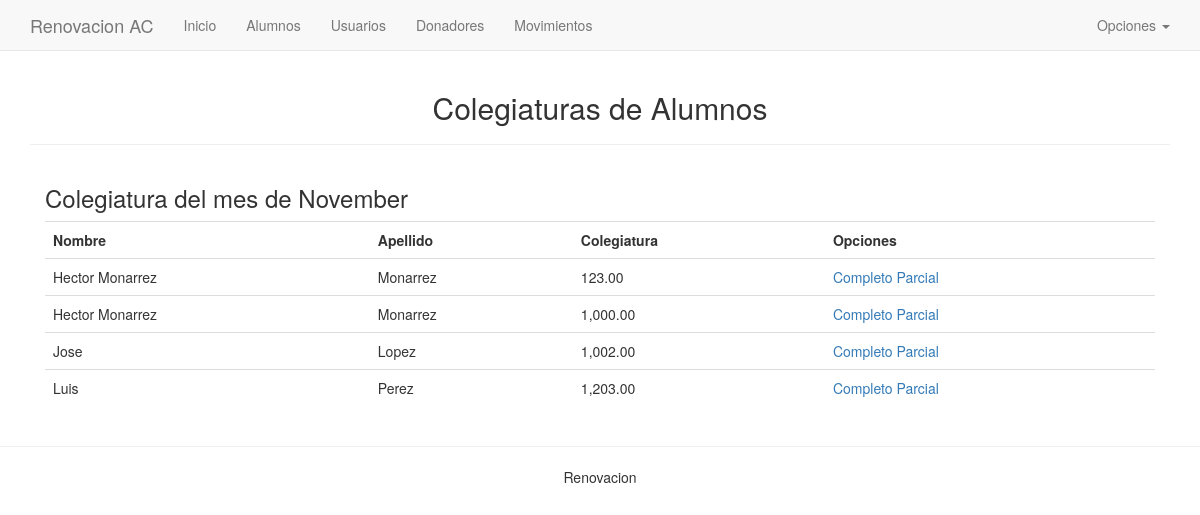
Screenshot of /public/alumnos/colegiaturas.php with the database file from the repository.
### tables this page shows
CREATE TABLE `alumnos` (
  `id` int(11) NOT NULL AUTO_INCREMENT,
  `nombre` varchar(250) DEFAULT NULL,
  `apellido` varchar(250) DEFAULT NULL,
  `direccion` varchar(250) DEFAULT NULL,
  `bod` date DEFAULT NULL,
  `colegiatura` double DEFAULT NULL,
  `fecha_ingreso` date DEFAULT NULL,
  PRIMARY KEY (`id`)
);

### includes/Database.php (called while the page is built, shortened)
<?php
class Database {
    private function connect(){
        $this->con=mysqli_connect(HOST,USER,PASSWORD,DATABASE);
    }
}
$Database=new Database();
?>

### includes/functions.php (called while the page is built, shortened)
<?php
require_once("Database.php");
function exec_query($sql){
	global $Database;
	$result_set= mysqli_query($Database->con, $sql);
	return $result_set;
}
function fetch($res){
	return mysqli_fetch_assoc($res);
}
function html_prep($string){
	return nl2br(html_entity_decode(ucfirst(($string))));
}
function money($number){
	return money_format('%.2n',$number);
}
?>

### public/alumnos/colegiaturas.php (the view, shortened to what this page needs)
<?php
$month=date("m",strtotime('today'));
$sql="SELECT a.* FROM alumnos a WHERE id NOT IN (SELECT aid FROM colegiaturas WHERE month(created_date)={$month})";
$res=exec_query($sql);
$output="";
while($row=fetch($res)){
    $id=$row["id"];
    $nombre=html_prep($row["nombre"]);
    $apellido=html_prep($row["apellido"]);
    $colegiatura=money($row["colegiatura"]);
    $output.="<tr><td>{$nombre}</td>";
    $output.="<td>{$apellido}</td>";
    $output.="<td>{$colegiatura}</td>";
    $output.="<td class='aid-holder'><span class='pago-trigger-completo' aid='{$id}' nombre='{$nombre}'><a data-toggle='modal' data-target='#pago-completo'>Completo</a></span> <span class='pago-trigger-parcial' aid='{$id}' nombre='{$nombre}'><a data-toggle='modal' data-target='#pago-parcial'>Parcial</a></span></td></tr>";
}
$title="Alumnos";
$subtitle="Colegiaturas de {$title}";
require_once HEADER;
?>
<div class="col-md-12 table-responsive">
    <h3>Colegiatura del mes de <?php echo date('F',strtotime('today')); ?></h3>
    <table class="table table-hover">
        <tr>
            <th>Nombre</th>
            <th>Apellido</th>
            <th>Colegiatura</th>
            <th>Opciones</th>
        </tr>
        <?php echo $output; ?>
    </table>
</div>
<?php require_once FOOTER; ?>

### includes/header.php (shortened to what this page needs)
<!DOCTYPE html>
<html>
    <head>
        <link rel="stylesheet" href="/renovacion/public/css/bootstrap.min.css" media="screen" title="no title">
    </head>
    <body>
        <nav class="navbar navbar-default navbar-static-top">
          <div class="container">
            <div class="navbar-header">
              <a class="navbar-brand" href="#">Renovacion AC</a>
            </div>
            <div id="navbar" class="navbar-collapse collapse">
              <ul class="nav navbar-nav">
                <li id="inicio"><a  href="/renovacion/public/index.php">Inicio</a></li>
                <li id="alumnos"><a  href="/renovacion/public/alumnos/index.php">Alumnos</a></li>
                <li id="usuarios"><a  href="/renovacion/public/usuarios/index.php">Usuarios</a></li>
                <li id="donadores"><a  href="/renovacion/public/donadores/index.php">Donadores</a></li>
                <li id="movimientos"><a  href="/renovacion/public/movimientos/index.php">Movimientos</a></li>
              </ul>
              <ul class="nav navbar-nav navbar-right">
                  <li class="dropdown">
                    <a href="#" class="dropdown-toggle" data-toggle="dropdown" role="button" aria-haspopup="true" aria-expanded="false">Opciones <span class="caret"></span></a>
                  </li>
              </ul>
            </div>
          </div>
        </nav>
        <div class="container">
            <div class="header-title">
                <h2 class="text-center"><?php if(isset($subtitle)) echo $subtitle."<hr>"; ?></h2>
            </div>

### includes/footer.php (shortened to what this page needs)
</div>
<hr>
<footer class="footer">
    <p class="text-center">Renovacion</p>
</footer>
</body>
</html>

### includes/header.php (style rules this page uses)
a { cursor:pointer; }

### rows the page displays
alumnos: nombre "Hector Monarrez", apellido "Monarrez", colegiatura "123.00"
alumnos: nombre "Hector Monarrez", apellido "Monarrez", colegiatura "1,000.00"
alumnos: nombre "Jose", apellido "Lopez", colegiatura "1,002.00"
alumnos: nombre "Luis", apellido "Perez", colegiatura "1,203.00"

### other values shown
$subtitle "Colegiaturas de Alumnos"
